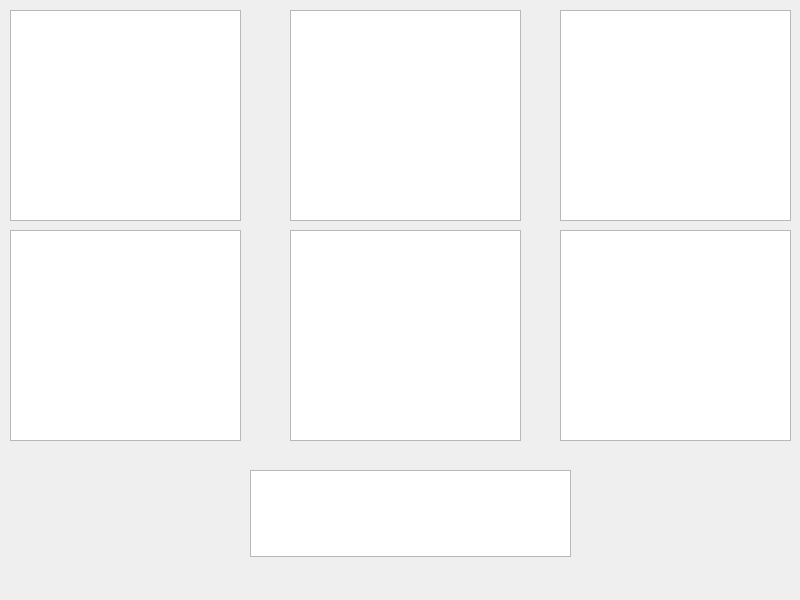
<?xml version="1.0" encoding="UTF-8"?>
<ui version="4.0">
 <class>MainWindo</class>
 <widget class="QMainWindow" name="MainWindo">
  <property name="geometry">
   <rect>
    <x>0</x>
    <y>0</y>
    <width>800</width>
    <height>600</height>
   </rect>
  </property>
  <property name="windowTitle">
   <string>погода</string>
  </property>
  <property name="styleSheet">
   <string notr="true">backgraund-color:(blue)</string>
  </property>
  <widget class="QWidget" name="centralwidget">
   <property name="styleSheet">
    <string notr="true"/>
   </property>
   <widget class="QListWidget" name="pog_2">
    <property name="geometry">
     <rect>
      <x>290</x>
      <y>10</y>
      <width>231</width>
      <height>211</height>
     </rect>
    </property>
   </widget>
   <widget class="QListWidget" name="pog_3">
    <property name="geometry">
     <rect>
      <x>560</x>
      <y>10</y>
      <width>231</width>
      <height>211</height>
     </rect>
    </property>
   </widget>
   <widget class="QListWidget" name="pog_1">
    <property name="geometry">
     <rect>
      <x>10</x>
      <y>10</y>
      <width>231</width>
      <height>211</height>
     </rect>
    </property>
   </widget>
   <widget class="QListWidget" name="pog_6">
    <property name="geometry">
     <rect>
      <x>560</x>
      <y>230</y>
      <width>231</width>
      <height>211</height>
     </rect>
    </property>
   </widget>
   <widget class="QListWidget" name="pog_5">
    <property name="geometry">
     <rect>
      <x>290</x>
      <y>230</y>
      <width>231</width>
      <height>211</height>
     </rect>
    </property>
   </widget>
   <widget class="QListWidget" name="pog_4">
    <property name="geometry">
     <rect>
      <x>10</x>
      <y>230</y>
      <width>231</width>
      <height>211</height>
     </rect>
    </property>
   </widget>
   <widget class="QTextEdit" name="city">
    <property name="geometry">
     <rect>
      <x>250</x>
      <y>470</y>
      <width>321</width>
      <height>87</height>
     </rect>
    </property>
    <property name="font">
     <font>
      <pointsize>20</pointsize>
     </font>
    </property>
   </widget>
  </widget>
 </widget>
 <resources/>
 <connections/>
</ui>
